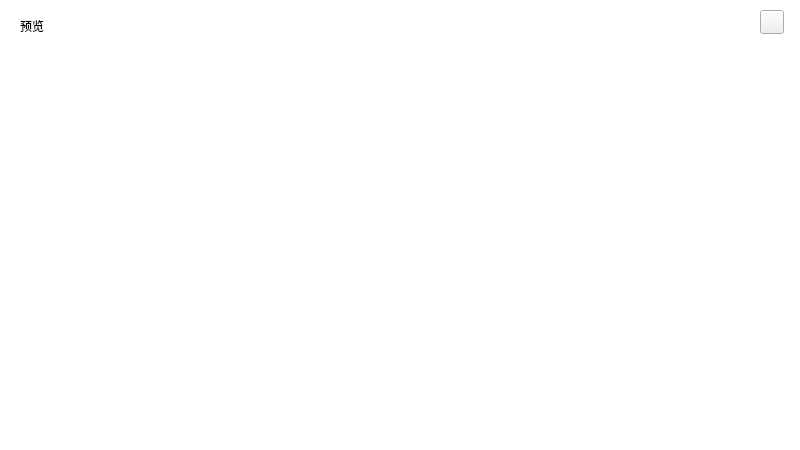
<?xml version="1.0" encoding="UTF-8"?>
<ui version="4.0">
 <class>project_new_pictrue_reseeClass</class>
 <widget class="QWidget" name="project_new_pictrue_reseeClass">
  <property name="geometry">
   <rect>
    <x>0</x>
    <y>0</y>
    <width>800</width>
    <height>450</height>
   </rect>
  </property>
  <property name="windowTitle">
   <string>project_new_pictrue_resee</string>
  </property>
  <widget class="QWidget" name="horizontalLayoutWidget">
   <property name="geometry">
    <rect>
     <x>10</x>
     <y>50</y>
     <width>781</width>
     <height>391</height>
    </rect>
   </property>
   <layout class="QHBoxLayout" name="horizontalLayout"/>
  </widget>
  <widget class="QPushButton" name="pushButton_close">
   <property name="geometry">
    <rect>
     <x>760</x>
     <y>10</y>
     <width>24</width>
     <height>24</height>
    </rect>
   </property>
   <property name="styleSheet">
    <string notr="true"/>
   </property>
   <property name="text">
    <string/>
   </property>
  </widget>
  <widget class="QLabel" name="label">
   <property name="geometry">
    <rect>
     <x>20</x>
     <y>10</y>
     <width>121</width>
     <height>31</height>
    </rect>
   </property>
   <property name="text">
    <string>预览</string>
   </property>
  </widget>
  <widget class="QLabel" name="bg">
   <property name="geometry">
    <rect>
     <x>0</x>
     <y>0</y>
     <width>800</width>
     <height>450</height>
    </rect>
   </property>
   <property name="styleSheet">
    <string notr="true">background-color: rgb(255, 255, 255);</string>
   </property>
   <property name="text">
    <string/>
   </property>
  </widget>
  <zorder>bg</zorder>
  <zorder>horizontalLayoutWidget</zorder>
  <zorder>pushButton_close</zorder>
  <zorder>label</zorder>
 </widget>
 <layoutdefault spacing="6" margin="11"/>
 <resources/>
 <connections/>
</ui>
